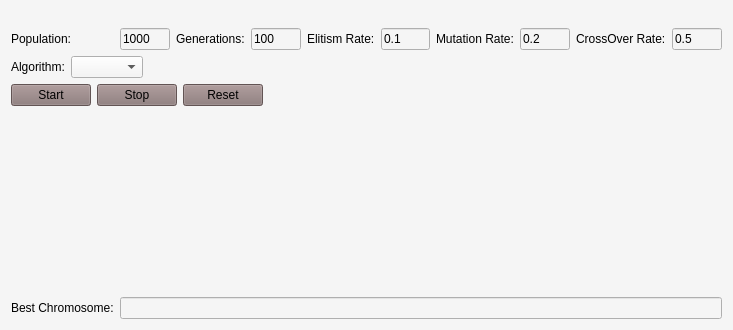
<?xml version="1.0" encoding="UTF-8"?>
<ui version="4.0">
 <class>Interface</class>
 <widget class="QMainWindow" name="Interface">
  <property name="geometry">
   <rect>
    <x>0</x>
    <y>0</y>
    <width>733</width>
    <height>330</height>
   </rect>
  </property>
  <property name="windowTitle">
   <string>Interface</string>
  </property>
  <property name="styleSheet">
   <string notr="true">background-color: rgb(245, 245, 245);</string>
  </property>
  <widget class="QWidget" name="Layout">
   <layout class="QGridLayout" name="gridLayout_2">
    <item row="5" column="0">
     <widget class="QLabel" name="label_6">
      <property name="styleSheet">
       <string notr="true">font: italic 12pt &quot;Century Schoolbook L&quot;;</string>
      </property>
      <property name="text">
       <string>Best Chromosome:</string>
      </property>
     </widget>
    </item>
    <item row="1" column="8">
     <widget class="QLabel" name="label_7">
      <property name="styleSheet">
       <string notr="true">font: italic 12pt &quot;Century Schoolbook L&quot;;</string>
      </property>
      <property name="text">
       <string>CrossOver Rate:</string>
      </property>
     </widget>
    </item>
    <item row="1" column="0">
     <widget class="QLabel" name="label">
      <property name="styleSheet">
       <string notr="true">font: italic 12pt &quot;Century Schoolbook L&quot;;</string>
      </property>
      <property name="text">
       <string>Population:</string>
      </property>
      <property name="buddy">
       <cstring>text_pop</cstring>
      </property>
     </widget>
    </item>
    <item row="1" column="4">
     <widget class="QLabel" name="label_3">
      <property name="styleSheet">
       <string notr="true">font: italic 12pt &quot;Century Schoolbook L&quot;;</string>
      </property>
      <property name="text">
       <string>Elitism Rate:</string>
      </property>
     </widget>
    </item>
    <item row="1" column="7">
     <widget class="QLineEdit" name="text_mutation">
      <property name="styleSheet">
       <string notr="true">border-color: rgb(35, 16, 223);</string>
      </property>
      <property name="text">
       <string>0.2</string>
      </property>
     </widget>
    </item>
    <item row="1" column="1">
     <widget class="QLineEdit" name="text_pop">
      <property name="styleSheet">
       <string notr="true">border-color: rgb(35, 16, 223);</string>
      </property>
      <property name="text">
       <string>1000</string>
      </property>
     </widget>
    </item>
    <item row="1" column="5">
     <widget class="QLineEdit" name="text_elitism">
      <property name="styleSheet">
       <string notr="true">border-color: rgb(35, 16, 223);</string>
      </property>
      <property name="text">
       <string>0.1</string>
      </property>
     </widget>
    </item>
    <item row="1" column="6">
     <widget class="QLabel" name="label_4">
      <property name="styleSheet">
       <string notr="true">font: italic 12pt &quot;Century Schoolbook L&quot;;</string>
      </property>
      <property name="text">
       <string>Mutation Rate:</string>
      </property>
     </widget>
    </item>
    <item row="1" column="2">
     <widget class="QLabel" name="label_2">
      <property name="styleSheet">
       <string notr="true">font: italic 12pt &quot;Century Schoolbook L&quot;;</string>
      </property>
      <property name="text">
       <string>Generations:</string>
      </property>
     </widget>
    </item>
    <item row="1" column="3">
     <widget class="QLineEdit" name="text_generation">
      <property name="styleSheet">
       <string notr="true">border-color: rgb(35, 16, 223);</string>
      </property>
      <property name="text">
       <string>100</string>
      </property>
     </widget>
    </item>
    <item row="1" column="9">
     <widget class="QLineEdit" name="text_crossRate">
      <property name="text">
       <string>0.5</string>
      </property>
     </widget>
    </item>
    <item row="0" column="0" colspan="10">
     <spacer name="horizontalSpacer">
      <property name="orientation">
       <enum>Qt::Horizontal</enum>
      </property>
      <property name="sizeHint" stdset="0">
       <size>
        <width>433</width>
        <height>17</height>
       </size>
      </property>
     </spacer>
    </item>
    <item row="2" column="0" colspan="10">
     <layout class="QHBoxLayout" name="horizontalLayout_2">
      <item>
       <widget class="QLabel" name="label_5">
        <property name="styleSheet">
         <string notr="true">font: italic 12pt &quot;Century Schoolbook L&quot;;</string>
        </property>
        <property name="text">
         <string>Algorithm:</string>
        </property>
       </widget>
      </item>
      <item>
       <widget class="QComboBox" name="box_algorithm"/>
      </item>
      <item>
       <spacer name="horizontalSpacer_3">
        <property name="orientation">
         <enum>Qt::Horizontal</enum>
        </property>
        <property name="sizeHint" stdset="0">
         <size>
          <width>40</width>
          <height>20</height>
         </size>
        </property>
       </spacer>
      </item>
     </layout>
    </item>
    <item row="3" column="0" colspan="10">
     <layout class="QHBoxLayout" name="horizontalLayout">
      <item>
       <widget class="QPushButton" name="button_start">
        <property name="styleSheet">
         <string notr="true">font: italic 12pt &quot;Century Schoolbook L&quot;;
border-color: rgb(0, 0, 0);
background-color: rgb(137, 118, 118);</string>
        </property>
        <property name="text">
         <string>Start</string>
        </property>
        <property name="flat">
         <bool>false</bool>
        </property>
       </widget>
      </item>
      <item>
       <widget class="QPushButton" name="button_stop">
        <property name="styleSheet">
         <string notr="true">font: italic 12pt &quot;Century Schoolbook L&quot;;
background-color: rgb(137, 118, 118);</string>
        </property>
        <property name="text">
         <string>Stop</string>
        </property>
       </widget>
      </item>
      <item>
       <widget class="QPushButton" name="button_reset">
        <property name="styleSheet">
         <string notr="true">font: italic 12pt &quot;Century Schoolbook L&quot;;
background-color: rgb(137, 118, 118);</string>
        </property>
        <property name="text">
         <string>Reset</string>
        </property>
       </widget>
      </item>
      <item>
       <spacer name="horizontalSpacer_2">
        <property name="orientation">
         <enum>Qt::Horizontal</enum>
        </property>
        <property name="sizeHint" stdset="0">
         <size>
          <width>40</width>
          <height>20</height>
         </size>
        </property>
       </spacer>
      </item>
     </layout>
    </item>
    <item row="4" column="0" colspan="10">
     <widget class="QCustomPlot" name="graphInterface" native="true"/>
    </item>
    <item row="5" column="1" colspan="9">
     <widget class="QLineEdit" name="text_answer"/>
    </item>
   </layout>
  </widget>
 </widget>
 <layoutdefault spacing="6" margin="11"/>
 <customwidgets>
  <customwidget>
   <class>QCustomPlot</class>
   <extends>QWidget</extends>
   <header location="global">qcustomplot.h</header>
   <container>1</container>
  </customwidget>
 </customwidgets>
 <tabstops>
  <tabstop>text_pop</tabstop>
  <tabstop>text_generation</tabstop>
  <tabstop>text_elitism</tabstop>
  <tabstop>text_mutation</tabstop>
  <tabstop>text_crossRate</tabstop>
  <tabstop>button_start</tabstop>
  <tabstop>button_reset</tabstop>
  <tabstop>button_stop</tabstop>
  <tabstop>box_algorithm</tabstop>
  <tabstop>text_answer</tabstop>
 </tabstops>
 <resources/>
 <connections/>
</ui>
